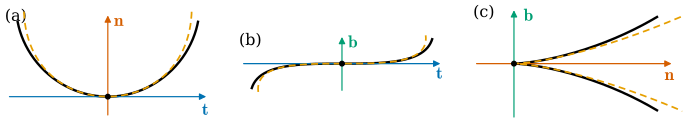

Recreate this plot in Python.
"""그림 5.5.2: 세 평면에 비친 곡선과 국소 표준형 (5.5절, 정리 5.5.2, 예 5.5.4).

기준 예제의 나선 (dgsym.EXAMPLES["helix"]), a = 1, b = 0.6의 호의 길이 매개화에서 s0 = 0, -2 ≤ s ≤ 2.
프레네 좌표 x = <γ - γ(0), t0>, y = <·, n0>, z = <·, b0>로 쓴 곡선(검정)과 국소 표준형의 3차 근사
x ≈ s - κ²s³/6, y ≈ κs²/2 + κ's³/6 (κ' = 0), z ≈ κτs³/6 (주황 점선)을
(a) 접촉평면 (x, y), (b) 전직평면 (x, z), (c) 법평면 (y, z)에 비춘다.
κ = a/(a²+b²) ≈ 0.735, τ = b/(a²+b²) ≈ 0.441.

실행: 프로젝트 루트에서 ``PYTHONPATH=tools python3 chapters/05-space-curves/figures/fig-5-5-2-projections.py``
"""

import dgfig

dgfig.setup()

import matplotlib.pyplot as plt
import numpy as np
import sympy as sp

import dgsym

C = dgfig.COLORS
ex = dgsym.EXAMPLES["helix"]
(t,) = ex["coords"]
a, b = ex["params"]
A, B = 1.0, 0.6
sub = {a: A, b: B}
kap = float(ex["expected"]["kappa"].subs(sub))
tau = float(ex["expected"]["tau"].subs(sub))
cc = np.hypot(A, B)
gam = sp.lambdify(t, list(ex["expr"].subs(sub)), "numpy")
Tf, Nf, Bf = (sp.lambdify(t, list(v.subs(sub)), "numpy") for v in dgsym.frenet_frame(ex["expr"], t))
t0v, n0v, b0v = (np.array(f(0.0), float) for f in (Tf, Nf, Bf))
ss = np.linspace(-2, 2, 801)
P = np.stack([np.broadcast_to(c, ss.shape) for c in gam(ss / cc)], axis=1) - np.array(gam(0.0), float)
X, Y, Z = P @ t0v, P @ n0v, P @ b0v
Xa, Ya, Za = ss - kap ** 2 * ss ** 3 / 6, kap * ss ** 2 / 2, kap * tau * ss ** 3 / 6

# 자기검사: 나머지는 s⁴ 차수 (|s| ≤ 0.5에서 |오차|/s⁴ 유계), 법평면의 뾰족점 z² ≈ (2τ²/(9κ)) y³
small = (np.abs(ss) <= 0.5) & (np.abs(ss) > 1e-3)
err = np.sqrt((X - Xa) ** 2 + (Y - Ya) ** 2 + (Z - Za) ** 2)
assert np.max(err[small] / ss[small] ** 4) < 0.1
yy = Ya[small]
assert np.allclose(Za[small] ** 2, 2 * tau ** 2 / (9 * kap) * yy ** 3, rtol=1e-12)
assert np.all(Y[np.abs(ss) > 1e-9] > 0)

fig, axs = plt.subplots(1, 3, figsize=(7.2, 2.9))
panels = ((X, Y, Xa, Ya, r"$\mathbf{t}$", r"$\mathbf{n}$", "(a)"),
          (X, Z, Xa, Za, r"$\mathbf{t}$", r"$\mathbf{b}$", "(b)"),
          (Y, Z, Ya, Za, r"$\mathbf{n}$", r"$\mathbf{b}$", "(c)"))
colors = {r"$\mathbf{t}$": C["tangent"], r"$\mathbf{n}$": C["normal"], r"$\mathbf{b}$": C["third"]}
for ax, (U, W, Ua, Wa, lu, lw, tag) in zip(axs, panels):
    ax.plot(U, W, color=C["main"], lw=dgfig.LW["main"], zorder=3)
    ax.plot(Ua, Wa, color=C["accent"], lw=1.3, ls=(0, (4, 2.5)), zorder=4)
    lim_u = max(np.max(np.abs(U)), 0.4) * 1.12
    lim_w = max(np.max(np.abs(W)), 0.4) * 1.12
    lo_u = -0.25 * lim_u if np.min(U) > -1e-12 else -lim_u      # y ≥ 0인 축은 음의 쪽을 짧게
    lo_w = -0.25 * lim_w if np.min(W) > -1e-12 else -lim_w
    ax.annotate("", xy=(lim_u, 0), xytext=(lo_u, 0),
                arrowprops=dict(arrowstyle="-|>", color=colors[lu], lw=0.9, mutation_scale=10))
    ax.annotate("", xy=(0, lim_w), xytext=(0, lo_w),
                arrowprops=dict(arrowstyle="-|>", color=colors[lw], lw=0.9, mutation_scale=10))
    ax.text(lim_u, -0.06 * lim_w, lu, color=colors[lu], fontsize=13, ha="right", va="top")
    ax.text(0.06 * lim_u, lim_w, lw, color=colors[lw], fontsize=13, ha="left", va="top")
    ax.plot(0, 0, "o", color=C["main"], ms=3.5, zorder=5)
    ax.set_aspect("equal")
    ax.set_axis_off()
    ax.set_xlim(lo_u * 1.02, lim_u * 1.05)
    ax.set_ylim(lo_w * 1.05, lim_w * 1.05)
    ax.text(0.0, 1.0, tag, transform=ax.transAxes, fontsize=12, va="top", ha="left")
fig.subplots_adjust(left=0.01, right=0.99, top=0.99, bottom=0.01, wspace=0.12)
dgfig.save(fig, __file__)
